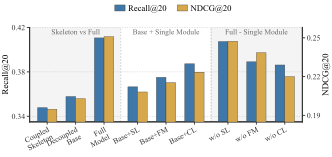

Write the Python code that produced this figure.
from pathlib import Path

import matplotlib
matplotlib.use("Agg")
import matplotlib.pyplot as plt
import numpy as np

plt.rcParams.update(
    {
        "font.family": "serif",
        "font.serif": ["Times New Roman", "Times", "DejaVu Serif"],
        "mathtext.fontset": "stix",
        "font.size": 6.2,
        "axes.linewidth": 0.75,
        "axes.edgecolor": "#333333",
        "xtick.color": "#333333",
        "ytick.color": "#333333",
        "pdf.fonttype": 42,
        "ps.fonttype": 42,
    }
)

blocks = [
    (
        "Skeleton vs Full",
        ["Coupled\nSkeleton", "Decoupled\nBase", "Full\nModel"],
        [0.3477, 0.3578, 0.4106],
        [0.1947, 0.2029, 0.2509],
    ),
    (
        "Base + Single Module",
        ["Base+SL", "Base+FM", "Base+CL"],
        [0.3665, 0.3751, 0.3873],
        [0.2081, 0.2152, 0.2234],
    ),
    (
        "Full - Single Module",
        ["w/o SL", "w/o FM", "w/o CL"],
        [0.4073, 0.3891, 0.3862],
        [0.2473, 0.2385, 0.2200],
    ),
]

labels = []
recall = []
ndcg = []
x_positions = []
groups = []
current = 0.0
for group_name, group_labels, group_recall, group_ndcg in blocks:
    start = len(x_positions)
    for i, label in enumerate(group_labels):
        labels.append(label)
        recall.append(group_recall[i])
        ndcg.append(group_ndcg[i])
        x_positions.append(current + i)
    end = len(x_positions) - 1
    groups.append((group_name, x_positions[start], x_positions[end]))
    current += len(group_labels) + 0.18

x = np.array(x_positions)
recall = np.array(recall)
ndcg = np.array(ndcg)

colors = {
    "Recall@20": "#3F78A8",
    "NDCG@20": "#D6A84B",
}

fig, ax = plt.subplots(figsize=(3.55, 1.78))
ax2 = ax.twinx()
bar_w = 0.34

x_left = x[0] - 0.62
x_right = x[-1] + 0.62
group_bounds = [x_left]
for i in range(1, len(groups)):
    group_bounds.append((groups[i - 1][2] + groups[i][1]) / 2)
group_bounds.append(x_right)

for i in range(len(groups)):
    bg_color = "#FFFFFF" if i == 1 else "#F4F4F4"
    ax.axvspan(group_bounds[i], group_bounds[i + 1], color=bg_color, zorder=0)
    if i > 0:
        ax.axvline(group_bounds[i], color="#BDBDBD", linewidth=0.55, linestyle=(0, (2, 2)), zorder=1)

bars1 = ax.bar(
    x - bar_w / 2,
    recall,
    width=bar_w,
    color=colors["Recall@20"],
    edgecolor="#333333",
    linewidth=0.25,
    label="Recall@20",
    zorder=3,
)
bars2 = ax2.bar(
    x + bar_w / 2,
    ndcg,
    width=bar_w,
    color=colors["NDCG@20"],
    edgecolor="#333333",
    linewidth=0.25,
    label="NDCG@20",
    zorder=3,
)

ax.set_xlim(x_left, x_right)
ax.set_ylim(0.335, 0.420)
ax2.set_ylim(0.185, 0.258)
ax.set_yticks([0.34, 0.38, 0.42])
ax2.set_yticks([0.19, 0.22, 0.25])
ax.set_ylabel("Recall@20", fontsize=6.4, labelpad=1.2)
ax2.set_ylabel("NDCG@20", fontsize=6.4, labelpad=1.2)
ax.set_xticks(x)
ax.set_xticklabels(labels, fontsize=5.5, rotation=27, ha="right", rotation_mode="anchor")
ax.tick_params(direction="out", width=0.65, length=2.0, pad=1.2, labelsize=5.6)
ax2.tick_params(direction="out", width=0.65, length=2.0, pad=1.2, labelsize=5.6)
ax.grid(axis="y", linestyle=(0, (2, 2)), linewidth=0.45, color="#B8B8B8", alpha=0.65, zorder=0)
ax.set_axisbelow(True)

for group_name, start, end in groups:
    ax.text(
        (start + end) / 2,
        0.4185,
        group_name,
        ha="center",
        va="top",
        fontsize=5.4,
        color="#666666",
        zorder=5,
    )

for spine in ("top",):
    ax.spines[spine].set_visible(False)
    ax2.spines[spine].set_visible(False)

handles = [bars1, bars2]
labels_legend = ["Recall@20", "NDCG@20"]
fig.legend(
    handles,
    labels_legend,
    loc="upper center",
    bbox_to_anchor=(0.52, 1.01),
    ncol=2,
    frameon=False,
    columnspacing=1.25,
    handlelength=1.2,
    handletextpad=0.35,
    prop={"size": 6.2},
)

fig.subplots_adjust(left=0.115, right=0.885, top=0.84, bottom=0.31)

output_dir = Path(__file__).resolve().parent
fig.savefig(output_dir / "ablation_chart_lastfm_unified.pdf", bbox_inches="tight", pad_inches=0.015)
fig.savefig(output_dir / "ablation_chart_lastfm_unified.png", dpi=300, bbox_inches="tight", pad_inches=0.015)
plt.close(fig)

print(f"Saved to {output_dir / 'ablation_chart_lastfm_unified.pdf'}")
